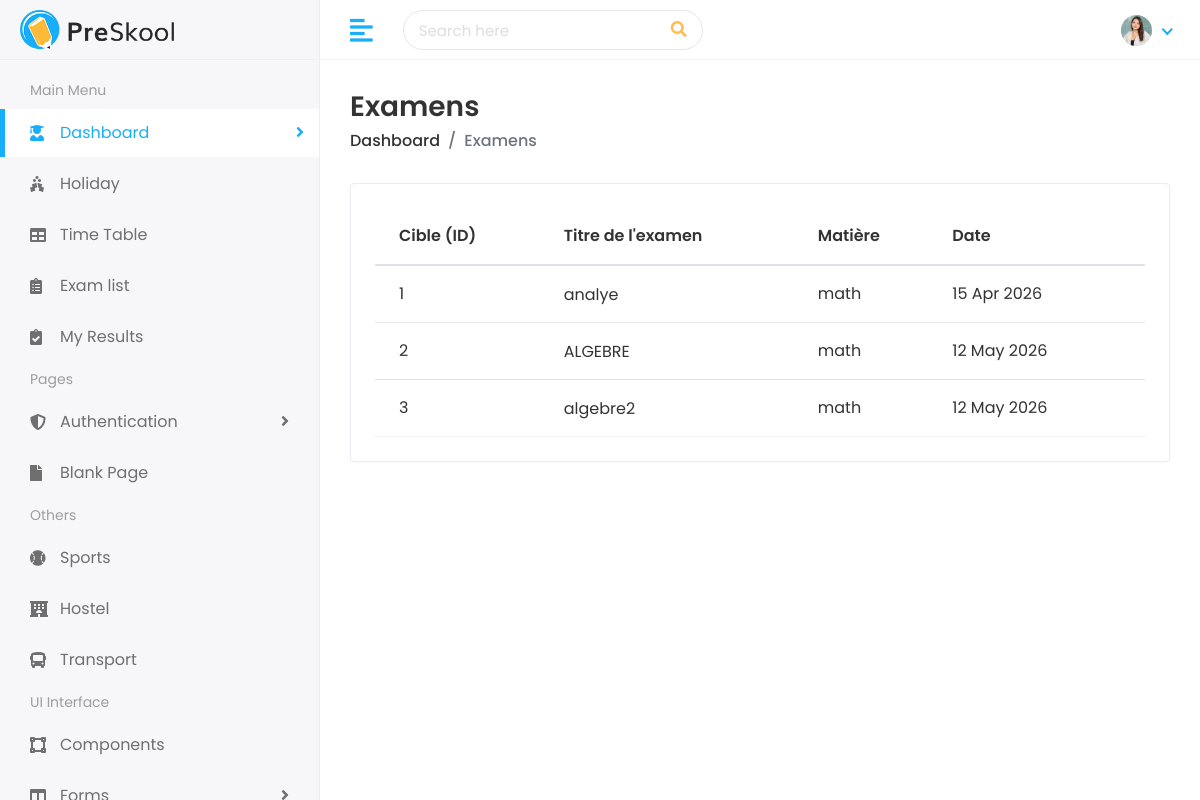
The app's page /exam/exams/ (signed in) with its own data.
### exam/models.py (models this page shows, shortened)
class Exam(models.Model):
    title = models.CharField(max_length=150)
    date = models.DateField()
    subject = models.ForeignKey(Subject, on_delete=models.CASCADE, related_name='exams')
    description = models.TextField(blank=True)

### faculty/models.py (models this page shows, shortened)
class Subject(models.Model):
    name = models.CharField(max_length=150)
    code = models.CharField(max_length=50, unique=True)
    department = models.ForeignKey(Department, on_delete=models.CASCADE, related_name='subjects')
    teacher = models.ForeignKey(Teacher, on_delete=models.SET_NULL, null=True, blank=True, related_name='subjects')

### exam/views.py (the view)
# urls.py: path('exams/', views.ExamListView.as_view(), name='exam-list'),
class ExamListView(LoginRequiredMixin, ListView):
    model = Exam
    template_name = 'exam/exam_list.html'
    context_object_name = 'exam_list'

### exam/templates/exam/exam_list.html (shortened to what this page needs)
{% extends 'Home/base.html' %}
{% load static %}
{% block body %}
<div class="page-wrapper">
    <div class="content container-fluid">
        <div class="page-header">
            <div class="row align-items-center">
                <div class="col">
                    <h3 class="page-title">Examens</h3>
                    <ul class="breadcrumb">
                        <li class="breadcrumb-item"><a href="{% url 'admin_dashboard' %}">Dashboard</a></li>
                        <li class="breadcrumb-item active">Examens</li>
                    </ul>
                </div>
            </div>
        </div>
        <div class="row">
            <div class="col-sm-12">
                <div class="card card-table">
                    <div class="card-body">
                        <div class="table-responsive">
                            <table class="table table-hover table-center mb-0 datatable">
                                <thead>
                                    <tr>
                                        <th>Cible (ID)</th>
                                        <th>Titre de l'examen</th>
                                        <th>Matière</th>
                                        <th>Date</th>
                                    </tr>
                                </thead>
                                <tbody>
                                    {% for item in exam_list %}
                                    <tr>
                                        <td>{{ item.id }}</td>
                                        <td>
                                            <h2><a>{{ item.title }}</a></h2>
                                        </td>
                                        <td>{{ item.subject.name|default:"-" }}</td>
                                        <td>{{ item.date|date:"d M Y" }}</td>
                                    </tr>
                                    {% empty %}
                                    <tr>
                                        <td colspan="5" class="text-center">No Exams Found</td>
                                    </tr>
                                    {% endfor %}
                                </tbody>
                            </table>
                        </div>
                    </div>
                </div>
            </div>
        </div>
    </div>
</div>
{% endblock %}

### static/assets/css/style.css (style rules this page uses)
html { height: 100%; }
body { background-color: #fff; color: #333; font-family: 'Poppins', sans-serif; font-size: 1rem; height: 100%; line-height: 1.5; overflow-x: hidden; }
h1, h2, h3, h4, h5, h6 { font-family: 'Poppins', sans-serif; margin-top: 0; }
ul, ol { padding: 0px; list-style: none; }
.table { color: #333; max-width: 100%; margin-bottom: 0; width: 100%; }
table.table td h2 { display: inline-block; font-size: inherit; font-weight: 400; margin: 0; padding: 0; vertical-align: middle; }
table.table td h2 a { color: #333; }
.table thead tr th { font-weight: 600; }
.table tbody tr { border-bottom: 1px solid rgba(0, 0, 0, 0.05); }
.table.table-center td, .table.table-center th { vertical-align: middle; }
.card-table .card-body .table > thead > tr > th { border-top: 0; }
.card-table .card-body .table tr td:first-child, .card-table .card-body .table tr th:first-child { padding-left: 1.5rem; }
.card-table .card-body .table tr td:last-child, .card-table .card-body .table tr th:last-child { padding-right: 1.5rem; }
.card-table .table td, .card-table .table th { border-top: 1px solid #e2e5e8; padding: 1rem 0.75rem; white-space: nowrap; }
.card { border: 1px solid #ececf5; box-shadow: 0 1px 3px 0 rgba(0, 0, 0, 0.03); margin-bottom: 1.875rem; }
.card-body { padding: 1.5rem; }
.page-wrapper { margin-left: 320px; padding-top: 60px; position: relative; transition: all 0.4s ease; }
.page-wrapper > .content { padding: 1.875rem 1.875rem 0; }
.page-header { margin-bottom: 1.875rem; }
.page-header .breadcrumb { background-color: transparent; color: #6c757d; font-size: 1rem; font-weight: 500; margin-bottom: 0; padding: 0; }
.page-header .breadcrumb a { color: #333; }
.page-title { font-size: 28px; font-weight: 600; color: #333; margin-bottom: 5px; }

### records on screen
Exam: id "1", title "analye", subject.name "math", date "15 Apr 2026"
Exam: id "2", title "ALGEBRE", subject.name "math", date "12 May 2026"
Exam: id "3", title "algebre2", subject.name "math", date "12 May 2026"
